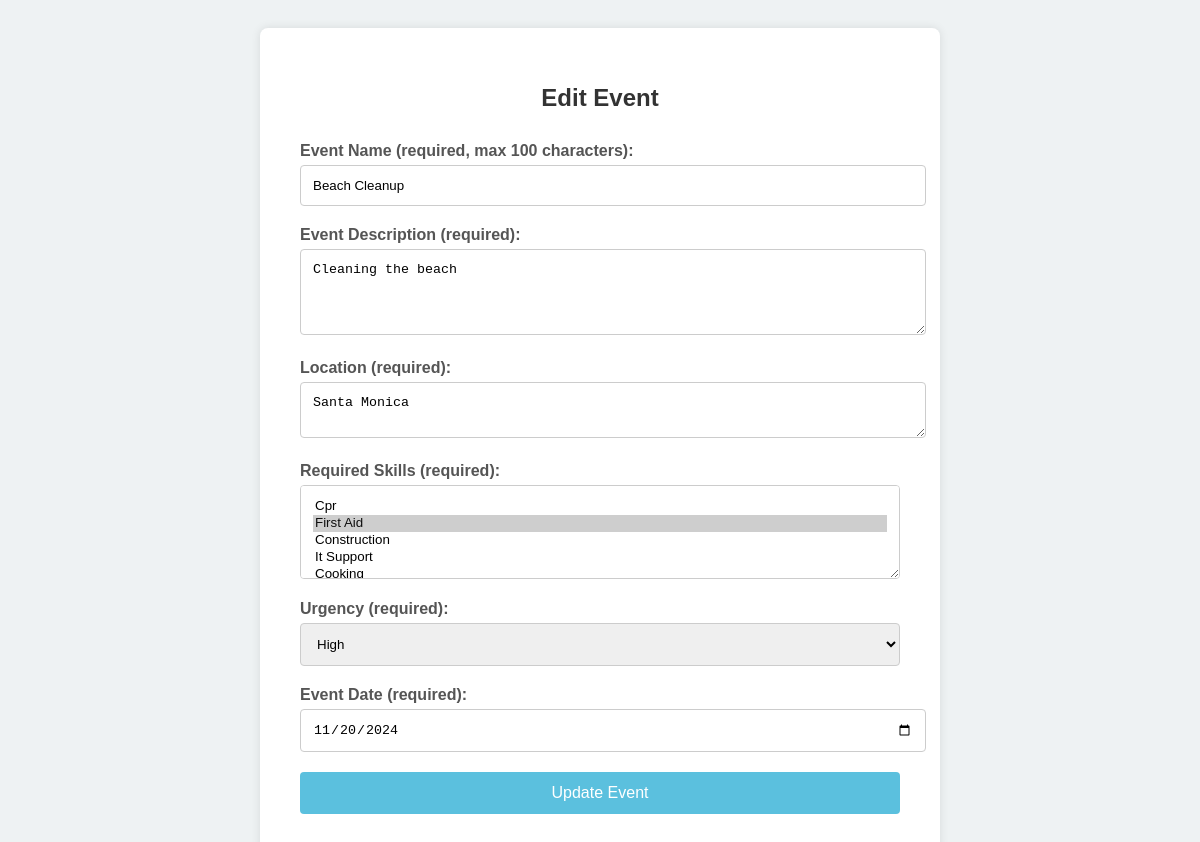
Screenshot of /edit_event/35 (signed in) with the database file from the repository.
### tables this page shows
CREATE TABLE Events (
    id INTEGER PRIMARY KEY AUTOINCREMENT,
    event_name TEXT NOT NULL,
    event_description TEXT NOT NULL,
    location TEXT NOT NULL,
    required_skills TEXT NOT NULL,
    urgency TEXT NOT NULL,
    event_date DATE NOT NULL,
    created_by INTEGER NOT NULL,
    FOREIGN KEY(created_by) REFERENCES Users(id)
);

### server.py (the view)
@app.route('/edit_event/<int:event_id>', methods=['GET', 'POST'])
def edit_event(event_id):
    if 'user_id' not in session or session.get('role') != 'admin':
        return redirect(url_for('splash_screen'))
    event_query = "SELECT * FROM Events WHERE id = :event_id"
    event_df = pd.read_sql(event_query, engine, params={'event_id': event_id})
    if event_df.empty:
        return "Event not found."
    event = event_df.iloc[0]
    if request.method == 'POST':
        event_name = request.form['event_name']
        event_description = request.form['event_description']
        location = request.form['location']
        required_skills_list = request.form.getlist('required_skills[]')
        required_skills = ','.join(required_skills_list)
        urgency = request.form['urgency']
        event_date_str = request.form['event_date']
        event_date = datetime.strptime(event_date_str, '%Y-%m-%d').date()
        update_query = text("""
            UPDATE Events
            SET event_name = :event_name,
                event_description = :event_description,
                location = :location,
                required_skills = :required_skills,
                urgency = :urgency,
                event_date = :event_date
            WHERE id = :event_id
        """)
        params = {
            'event_name': event_name,
            'event_description': event_description,
            'location': location,
            'required_skills': required_skills,
            'urgency': urgency,
            'event_date': event_date,
            'event_id': event_id
        }
        try:
            with engine.begin() as conn:
                conn.execute(update_query, params)  # This will now work
        except Exception as e:
            print(e)
            return "Error: Failed to update event."
        return redirect(url_for('manage_events'))
    else:
        event_dict = event.to_dict()
        return render_template('edit_event.html', event=event_dict)

### templates/edit_event.html (shortened to what this page needs)
<!DOCTYPE html>
<html lang="en">
<head>
</head>
<body>
    <div class="event-form-container">
        <h1>Edit Event</h1>
        <form action="{{ url_for('edit_event', event_id=event.id) }}" method="post">
            <label for="event_name">Event Name (required, max 100 characters):</label>
            <input type="text" id="event_name" name="event_name" maxlength="100" value="{{ event.event_name }}" required>
            <label for="event_description">Event Description (required):</label>
            <textarea id="event_description" name="event_description" rows="4" required>{{ event.event_description }}</textarea>
            <label for="location">Location (required):</label>
            <textarea id="location" name="location" rows="2" required>{{ event.location }}</textarea>
            <label for="required_skills">Required Skills (required):</label>
            <select id="required_skills" name="required_skills[]" multiple required>
                {% set selected_skills = event.required_skills.split(',') %}
                {% for skill in ['cpr', 'first_aid', 'construction', 'it_support', 'cooking', 'childcare'] %}
                <option value="{{ skill }}" {% if skill in selected_skills %}selected{% endif %}>{{ skill.replace('_', ' ').title() }}</option>
                {% endfor %}
            </select>
            <label for="urgency">Urgency (required):</label>
            <select id="urgency" name="urgency" required>
                {% for level in ['low', 'moderate', 'high', 'critical'] %}
                <option value="{{ level }}" {% if event.urgency.lower() == level %}selected{% endif %}>{{ level.title() }}</option>
                {% endfor %}
            </select>
            <label for="event_date">Event Date (required):</label>
            <input type="date" id="event_date" name="event_date" value="{{ event.event_date }}" required>
            <input type="submit" value="Update Event">
        </form>
    </div>
</body>
</html>

### templates/edit_event.html (style rules this page uses)
body { font-family: Arial, sans-serif; background-color: #eef2f3; display: flex; justify-content: center; align-items: center; min-height: 100vh; padding: 20px; }
.event-form-container { background-color: #fff; padding: 40px; border-radius: 8px; width: 100%; max-width: 600px; box-shadow: 0 0 10px rgba(0, 0, 0, 0.1); }
.event-form-container h1 { margin-bottom: 30px; font-size: 24px; color: #333; text-align: center; }
.event-form-container label { display: block; font-weight: bold; margin-bottom: 5px; color: #555; }
.event-form-container input[type="text"], .event-form-container textarea, .event-form-container select, .event-form-container input[type="date"] { width: 100%; padding: 12px; margin-bottom: 20px; border: 1px solid #ccc; border-radius: 4px; resize: vertical; }
.event-form-container select[multiple] { height: auto; }
.event-form-container input[type="submit"] { width: 100%; padding: 12px; background-color: #5bc0de; border: none; border-radius: 4px; color: #fff; font-size: 16px; cursor: pointer; }

### rows the page displays
Events: event_name "Beach Cleanup", event_description "Cleaning the beach", location "Santa Monica", urgency "High", event_date "11/20/2024"

### other values shown
form field value "Cpr / First Aid ☑ / Construction / It Support"
